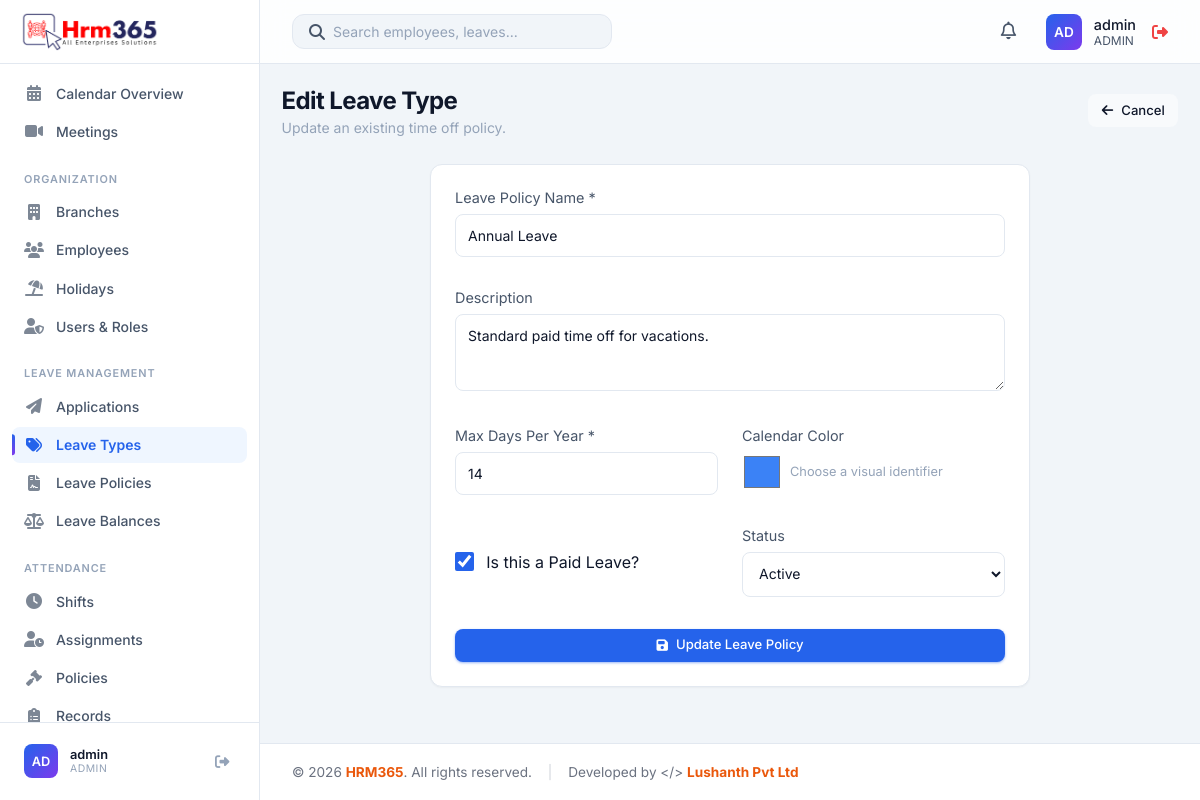
Page /modules/leave_types/edit.php?id=1 (signed in) on the committed database.
### tables this page shows
CREATE TABLE IF NOT EXISTS users (
    id INT AUTO_INCREMENT PRIMARY KEY,
    username VARCHAR(50) NOT NULL UNIQUE,
    password VARCHAR(255) NOT NULL,
    full_name VARCHAR(100),
    phone VARCHAR(30),
    role ENUM('admin', 'HR', 'manager', 'employee') DEFAULT 'employee',
    status ENUM('Active', 'Inactive') DEFAULT 'Active',
    language VARCHAR(20) DEFAULT 'English',
    department VARCHAR(50),
    employee_id INT NULL,
    created_at TIMESTAMP DEFAULT CURRENT_TIMESTAMP,
    FOREIGN KEY (employee_id) REFERENCES employees(id) ON DELETE CASCADE,
    UNIQUE KEY unique_employee_login (employee_id)
);

CREATE TABLE IF NOT EXISTS leave_types (
    id INT AUTO_INCREMENT PRIMARY KEY,
    name VARCHAR(100) NOT NULL,
    description TEXT,
    max_days_per_year INT DEFAULT 0,
    is_paid BOOLEAN DEFAULT TRUE,
    color VARCHAR(20) DEFAULT '#3b82f6',
    status ENUM('Active', 'Inactive') DEFAULT 'Active',
    created_at TIMESTAMP DEFAULT CURRENT_TIMESTAMP
);

### includes/db.php (called while the page is built, shortened)
<?php
if (!function_exists('app_url')) {
    function app_url(string $path = ''): string
    {
        $base = APP_BASE_URL;
        $path = ltrim($path, '/');
        if ($base === '') {
            return '/' . $path;
        }
        return $path === '' ? $base : $base . '/' . $path;
    }
}
?>

### includes/auth.php (called while the page is built, shortened)
<?php
require_once __DIR__ . '/db.php';
$currentUser = [
    'id' => $_SESSION['user_id'],
    'username' => $_SESSION['username'],
    'role' => $_SESSION['role'] ?? 'employee',
    'employee_id' => $_SESSION['employee_id'] ?? null,
    'department' => null,
    'first_name' => null,
    'last_name' => null,
    'profile_photo' => null
];
$userStmt = $pdo->prepare("SELECT username, role, full_name, employee_id, department FROM users WHERE id = ? AND status = 'Active'");
$userStmt->execute([$currentUser['id']]);
?>

### modules/leave_types/edit.php (the view, shortened to what this page needs)
<?php
require_once '../../includes/db.php';
require_once '../../includes/auth.php';
$id = $_GET['id'] ?? null;
$stmt = $pdo->prepare("SELECT * FROM leave_types WHERE id = ?");
$stmt->execute([$id]);
$lt = $stmt->fetch();
include '../../includes/header.php';
?>
<div class="page-header">
    <div>
        <h1 class="page-title">Edit Leave Type</h1>
        <div class="page-subtitle">Update an existing time off policy.</div>
    </div>
    <a href="index.php" class="btn" style="background: var(--bg-hover); color: var(--text-primary);">
        <i class="fas fa-arrow-left"></i> Cancel
    </a>
</div>
<div class="card" style="max-width: 600px; margin: 0 auto;">
    <form action="update.php" method="POST">
        <div class="mb-4">
            <label style="display: block; margin-bottom: 0.5rem; color: var(--text-secondary); font-size: 0.9rem;">Leave Policy Name *</label>
            <input type="text" name="name" required value="<?php echo htmlspecialchars($lt['name']); ?>" style="width: 100%; padding: 0.75rem; border-radius: var(--radius-md); border: 1px solid var(--border-color); background: var(--bg-secondary); color: var(--text-primary); outline: none;">
        </div>
        <div class="mb-4">
            <label style="display: block; margin-bottom: 0.5rem; color: var(--text-secondary); font-size: 0.9rem;">Description</label>
            <textarea name="description" rows="3" style="width: 100%; padding: 0.75rem; border-radius: var(--radius-md); border: 1px solid var(--border-color); background: var(--bg-secondary); color: var(--text-primary); outline: none;"><?php echo htmlspecialchars($lt['description']); ?></textarea>
        </div>
        <div style="display: grid; grid-template-columns: 1fr 1fr; gap: 1.5rem;" class="mb-4">
            <div>
                <label style="display: block; margin-bottom: 0.5rem; color: var(--text-secondary); font-size: 0.9rem;">Max Days Per Year *</label>
                <input type="number" name="max_days_per_year" required min="0" value="<?php echo intval($lt['max_days_per_year']); ?>" style="width: 100%; padding: 0.75rem; border-radius: var(--radius-md); border: 1px solid var(--border-color); background: var(--bg-secondary); color: var(--text-primary); outline: none;">
            </div>
            <div>
                <label style="display: block; margin-bottom: 0.5rem; color: var(--text-secondary); font-size: 0.9rem;">Calendar Color</label>
                <div style="display: flex; align-items: center; gap: 0.5rem;">
                    <input type="color" name="color" value="<?php echo htmlspecialchars($lt['color']); ?>" style="width: 40px; height: 40px; padding: 0; border: none; border-radius: var(--radius-md); cursor: pointer; background: transparent;">
                    <span style="font-size: 0.8rem; color: var(--text-muted);">Choose a visual identifier</span>
                </div>
            </div>
        </div>
        <div style="display: grid; grid-template-columns: 1fr 1fr; gap: 1.5rem;" class="mb-4">
            <div style="display: flex; align-items: center;">
                <label style="display: flex; align-items: center; gap: 0.75rem; color: var(--text-primary); cursor: pointer;">
                    <input type="checkbox" name="is_paid" value="1" <?php echo $lt['is_paid'] ? 'checked' : ''; ?> style="width: 1.2rem; height: 1.2rem; accent-color: var(--accent-primary);">
                    Is this a Paid Leave?
                </label>
            </div>
            <div>
                <label style="display: block; margin-bottom: 0.5rem; color: var(--text-secondary); font-size: 0.9rem;">Status</label>
                <select name="status" style="width: 100%; padding: 0.75rem; border-radius: var(--radius-md); border: 1px solid var(--border-color); background: var(--bg-secondary); color: var(--text-primary); outline: none;">
                    <option value="Active" <?php echo $lt['status'] === 'Active' ? 'selected' : ''; ?>>Active</option>
                </select>
            </div>
        </div>
        <button type="submit" class="btn btn-primary" style="width: 100%;"><i class="fas fa-save"></i> Update Leave Policy</button>
    </form>
</div>
<?php include '../../includes/footer.php'; ?>

### includes/header.php (shortened to what this page needs)
<?php
require_once __DIR__ . '/auth.php';
require_once __DIR__ . '/avatar.php';
$stylesheetPath = __DIR__ . '/../css/styles.css';
$stylesheetVersion = is_file($stylesheetPath) ? filemtime($stylesheetPath) : time();
?>
<!DOCTYPE html>
<html lang="en">
<head>
    <link rel="stylesheet" href="<?php echo app_url('css/styles.css'); ?>?v=<?php echo $stylesheetVersion; ?>">
    <link rel="stylesheet" href="https://cdnjs.cloudflare.com/ajax/libs/font-awesome/6.4.0/css/all.min.css">
</head>
<body>
    <?php include 'sidebar.php'; ?>
    <div class="main-wrapper" style="display: flex; flex-direction: column; flex: 1; min-height: 100vh; width: 100%;">
        <header class="top-header">
            <div class="header-search">
                <i class="fas fa-search text-secondary"></i>
                <input type="text" id="globalSearchInput" placeholder="Search employees, leaves..." autocomplete="off">
            </div>
            <div class="header-actions">
                <div class="notification-menu">
                    <button type="button" class="action-btn notification-toggle" title="Notifications" aria-expanded="false" aria-controls="notificationDropdown">
                        <i class="far fa-bell"></i>
                    </button>
                </div>
                <div class="user-profile" style="display: flex; align-items: center; gap: 1rem;">
                    <a href="<?php echo app_url('profile.php'); ?>" style="display: flex; align-items: center; gap: 0.75rem; text-decoration: none; color: inherit;">
                        <?php echo render_avatar($currentUser['first_name'] ?? null, $currentUser['last_name'] ?? null, $currentUser['profile_photo'] ?? null, $currentUser['username']); ?>
                        <div class="user-info">
                            <div style="font-size: 0.9rem; font-weight: 500; color: var(--text-primary);">
                                <?php echo htmlspecialchars($_SESSION['full_name'] ?? $currentUser['username']); ?>
                            </div>
                            <div style="font-size: 0.75rem; color: var(--text-secondary); text-transform: uppercase;">
                                <?php echo htmlspecialchars($currentUser['role']); ?>
                            </div>
                        </div>
                    </a>
                    <a href="<?php echo app_url('logout.php'); ?>" style="color: var(--accent-danger);" title="Logout"><i class="fas fa-sign-out-alt"></i></a>
                </div>
            </div>
        </header>
        <main class="content-area">

### includes/sidebar.php (shortened to what this page needs)
<?php
require_once __DIR__ . '/avatar.php';
?>
<aside class="sidebar">
    <div class="sidebar-header">
        <a href="<?php echo app_url('modules/dashboard/index.php'); ?>" class="sidebar-logo" style="justify-content: center; padding: 1rem 0;">
            <div class="logo-icon" style="display: flex; align-items: center; justify-content: center;">
                <img src="<?php echo app_url('LOGO.png'); ?>" alt="Logo" style="max-width: 140px; height: auto;">
            </div>
        </a>
    </div>
    <nav class="sidebar-nav" id="sidebarNav">
        <?php $uri = $_SERVER['REQUEST_URI']; ?>
        <a href="<?php echo app_url('modules/dashboard/index.php'); ?>" class="nav-item <?php echo strpos($uri, '/modules/dashboard') !== false ? 'active' : ''; ?>">
        </a>
        <a href="<?php echo app_url('modules/calendar/index.php'); ?>" class="nav-item <?php echo strpos($uri, '/modules/calendar') !== false ? 'active' : ''; ?>">
            <i class="fas fa-calendar-alt nav-icon"></i>
            <span>Calendar Overview</span>
        </a>
        <a href="<?php echo app_url('modules/meetings/index.php'); ?>" class="nav-item <?php echo strpos($uri, '/modules/meetings') !== false ? 'active' : ''; ?>">
            <i class="fas fa-video nav-icon"></i>
            <span>Meetings</span>
        </a>
        <?php if (in_array($currentUser['role'], ['admin', 'manager', 'HR'])): ?>
        <div class="nav-section-label">Organization</div>
        <?php if (in_array($currentUser['role'], ['admin', 'HR'])): ?>
        <a href="<?php echo app_url('modules/branches/index.php'); ?>" class="nav-item <?php echo strpos($uri, '/modules/branches') !== false ? 'active' : ''; ?>">
            <i class="fas fa-building nav-icon"></i>
            <span>Branches</span>
        </a>
        <?php endif; ?>
        <a href="<?php echo app_url('modules/employees/index.php'); ?>" class="nav-item <?php echo strpos($uri, '/modules/employees') !== false ? 'active' : ''; ?>">
            <i class="fas fa-users nav-icon"></i>
            <span>Employees</span>
        </a>
        <a href="<?php echo app_url('modules/holidays/index.php'); ?>" class="nav-item <?php echo strpos($uri, '/modules/holidays') !== false ? 'active' : ''; ?>">
            <i class="fas fa-umbrella-beach nav-icon"></i>
            <span>Holidays</span>
        </a>
        <?php endif; ?>
        <?php if (in_array($currentUser['role'], ['admin', 'HR'])): ?>
        <a href="<?php echo app_url('modules/users/index.php'); ?>" class="nav-item <?php echo strpos($uri, '/modules/users') !== false ? 'active' : ''; ?>">
            <i class="fas fa-user-shield nav-icon"></i>
            <span>Users & Roles</span>
        </a>
        <?php endif; ?>
        <div class="nav-section-label">Leave Management</div>
        <a href="<?php echo app_url('modules/leave_applications/index.php'); ?>" class="nav-item <?php echo strpos($uri, '/modules/leave_applications') !== false ? 'active' : ''; ?>">
            <i class="fas fa-paper-plane nav-icon"></i>
            <span>Applications</span>
        </a>
        <a href="<?php echo app_url('modules/leave_types/index.php'); ?>" class="nav-item <?php echo strpos($uri, '/modules/leave_types') !== false ? 'active' : ''; ?>">
            <i class="fas fa-tags nav-icon"></i>
            <span>Leave Types</span>
        </a>
        <a href="<?php echo app_url('modules/leave_policies/index.php'); ?>" class="nav-item <?php echo strpos($uri, '/modules/leave_policies') !== false ? 'active' : ''; ?>">
            <i class="fas fa-file-contract nav-icon"></i>
            <span>Leave Policies</span>
        </a>
        <a href="<?php echo app_url('modules/leave_balances/index.php'); ?>" class="nav-item <?php echo strpos($uri, '/modules/leave_balances') !== false ? 'active' : ''; ?>">
            <i class="fas fa-balance-scale nav-icon"></i>
            <span>Leave Balances</span>
        </a>
        <div class="nav-section-label">Attendance</div>
        <?php if (in_array($currentUser['role'], ['admin', 'HR'])): ?>
        <a href="<?php echo app_url('modules/shifts/index.php'); ?>" class="nav-item <?php echo strpos($uri, '/modules/shifts') !== false ? 'active' : ''; ?>">
            <i class="fas fa-clock nav-icon"></i>
            <span>Shifts</span>
        </a>
        <a href="<?php echo app_url('modules/attendance_assignments/index.php'); ?>" class="nav-item <?php echo strpos($uri, '/modules/attendance_assignments') !== false ? 'active' : ''; ?>">
            <i class="fas fa-user-clock nav-icon"></i>
            <span>Assignments</span>
        </a>
        <a href="<?php echo app_url('modules/attendance_policies/index.php'); ?>" class="nav-item <?php echo strpos($uri, '/modules/attendance_policies') !== false ? 'active' : ''; ?>">
            <i class="fas fa-gavel nav-icon"></i>
            <span>Policies</span>
        </a>
        <?php endif; ?>
        <a href="<?php echo app_url('modules/attendance_records/index.php'); ?>" class="nav-item <?php echo strpos($uri, '/modules/attendance_records') !== false ? 'active' : ''; ?>">
            <i class="fas fa-clipboard-list nav-icon"></i>
            <span>Records</span>
        </a>
    </nav>
    <div class="sidebar-footer">
        <div class="sidebar-user">
            <?php echo render_avatar($currentUser['first_name'] ?? null, $currentUser['last_name'] ?? null, $currentUser['profile_photo'] ?? null, $currentUser['username']); ?>
            <div class="sidebar-user-info">
                <div class="sidebar-user-name"><?php echo htmlspecialchars($_SESSION['full_name'] ?? $currentUser['username']); ?></div>
                <div class="sidebar-user-role"><?php echo htmlspecialchars($currentUser['role']); ?></div>
            </div>
            <a href="<?php echo app_url('logout.php'); ?>" class="sidebar-logout" title="Logout"><i class="fas fa-sign-out-alt"></i></a>
        </div>
    </div>
</aside>

### includes/avatar.php (shortened to what this page needs)
<?php
function profile_photo_url(?string $path): ?string
{
    if (empty($path)) {
        return null;
    }
    $relative = ltrim(str_replace('\\', '/', $path), '/');
    $absolute = realpath(__DIR__ . '/../' . str_replace('/', DIRECTORY_SEPARATOR, $relative));
    return app_url($relative) . '?v=' . filemtime($absolute);
}
function avatar_initials(?string $first, ?string $last, ?string $fallback = ''): string
{
    $first = trim((string) $first);
    $last = trim((string) $last);
    $fallback = trim($fallback);
    return strtoupper(substr($fallback !== '' ? $fallback : 'U', 0, 2));
}
function render_avatar(?string $first, ?string $last, ?string $photoPath, ?string $fallback = '', string $class = 'avatar', string $style = ''): string
{
    $url = profile_photo_url($photoPath);
    $label = trim(trim((string) $first) . ' ' . trim((string) $last));
    if ($label === '') {
        $label = $fallback ?: 'User';
    }
    $styleAttr = $style !== '' ? ' style="' . htmlspecialchars($style, ENT_QUOTES, 'UTF-8') . '"' : '';
    $classAttr = htmlspecialchars($class, ENT_QUOTES, 'UTF-8');
    $titleAttr = htmlspecialchars($label, ENT_QUOTES, 'UTF-8');
    return '<div class="' . $classAttr . '"' . $styleAttr . ' title="' . $titleAttr . '">' . htmlspecialchars(avatar_initials($first, $last, $fallback), ENT_QUOTES, 'UTF-8') . '</div>';
}

### rows in the picture
users: role "AD AD", username "admin", role "ADMIN"
leave_types: name "Annual Leave", description "Standard paid time off for vacations.", max_days_per_year "14", color "#3b82f6", is_paid "☑", status "Active"
